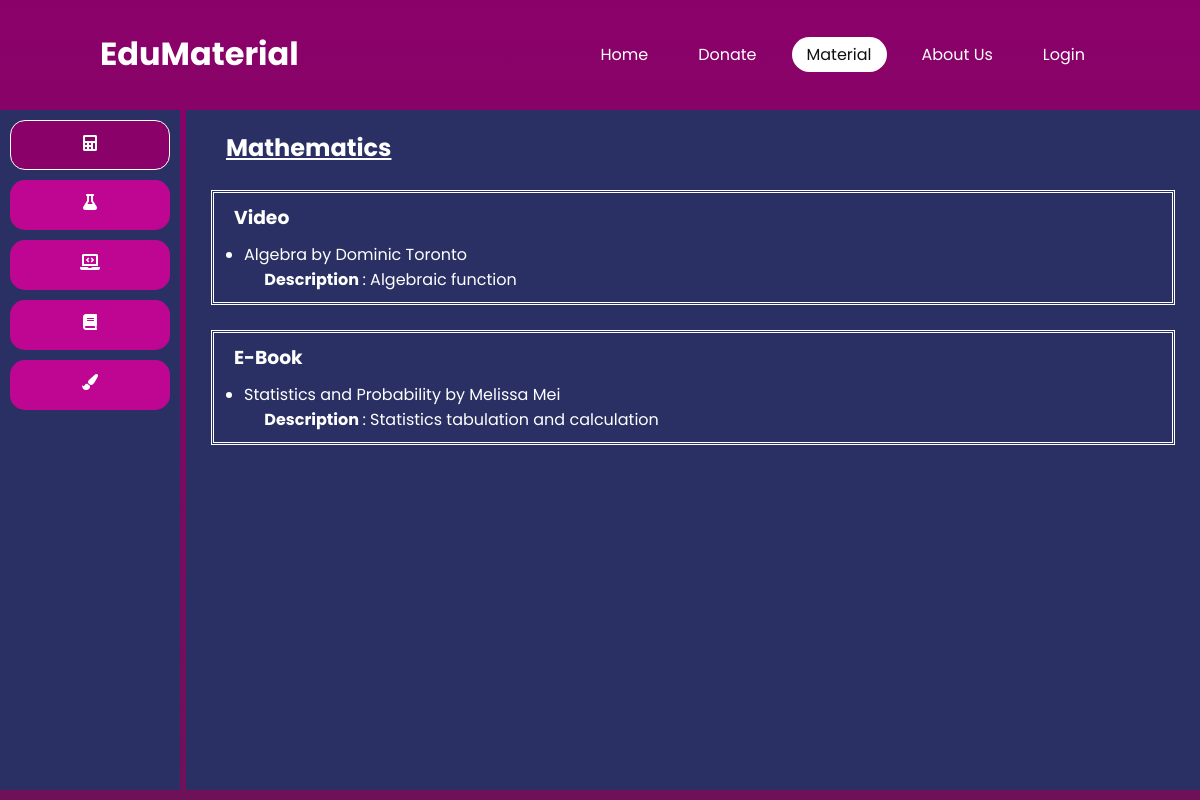
The page /page/material/math.php on the database its author committed.
### tables this page shows
CREATE TABLE `material` (
  `material_id` int(11) NOT NULL,
  `material_name` varchar(70) NOT NULL,
  `material_description` varchar(500) NOT NULL,
  `material_type` varchar(50) NOT NULL,
  `material_file` varchar(100) NOT NULL,
  `category_id` int(11) NOT NULL,
  `user_id` int(11) NOT NULL
);

CREATE TABLE `user` (
  `user_id` int(11) NOT NULL,
  `user_email` varchar(90) NOT NULL,
  `user_firstname` varchar(40) NOT NULL,
  `user_lastname` varchar(40) NOT NULL,
  `user_password` varchar(70) NOT NULL,
  `user_role` tinyint(1) NOT NULL
);

### page/material/math.php (the view, shortened to what this page needs)
<?php
    include('h.php');
?>
<body>
    <div class="sidebar">
        <ul id="subject-list">
            <li class="active">
                <a href="#">
                    <i class="fas fa-calculator"></i>
                </a>
            </li>
            <li>
                <a href="sci.php">
                    <i class="fas fa-flask"></i>
                </a>
            <li>
                <a href="cs.php">
                    <i class="fas fa-laptop-code"></i>
                </a>
            </li>
            <li>
                <a href="phi.php">
                    <i class="fas fa-book"></i>
                </a>
            </li>
            <li>
                <a href="art.php">
                    <i class="fas fa-paint-brush"></i>
                </a>
            </li>
        </ul>
    </div>
    <div class="main">
        <h2>Mathematics</h2>
        <div class=topic-list>
            <div id="video">
                <ul>
                <h3>Video</h3>
                <?php
                $conn = mysqli_connect("localhost", "root", "", "webapp");
                $sql = "SELECT * FROM material INNER JOIN user ON material.user_id = user.user_id";
                $result = $conn->query($sql);
                if ($result->num_rows > 0) {
                    while ($row = mysqli_fetch_array($result)) {
                        $link = $row["material_file"];
                        $type = $row["material_type"];
                        $title = $row["material_name"];
                        $category = $row["category_id"];
                        $donator = ucfirst($row["user_firstname"]) . " " . ucfirst($row["user_lastname"]);
                        if ($type == "video" and $category == 1) {
                        echo "<li>
                                <a target=_blank href=" . $link. ">$title</a>" . " by ". $donator ." <br> &emsp; <strong> Description </strong> : " . $row["material_description"] .
                            "</li>";
                        }
                    }
                } else { echo "0 results"; }
                ?>
                </ul>
            </div>
            <div id="book">
                <ul>
                <h3>E-Book</h3>
                <?php
                $conn = mysqli_connect("localhost", "root", "", "webapp");
                $result = $conn->query($sql);
                if ($result->num_rows > 0) {
                    while ($row = mysqli_fetch_array($result)) {
                        $link = $row["material_file"];
                        $type = $row["material_type"];
                        $title = $row["material_name"];
                        $category = $row["category_id"];
                        $donator = ucfirst($row["user_firstname"]) . " " . ucfirst($row["user_lastname"]);
                        if ($type == "ebook" and $category == 1) {
                        echo "<li>
                                <a target=_blank href=" . $link. ">$title</a>" . " by ". $donator ." <br> &emsp; <strong> Description </strong> : " . $row["material_description"] .
                            "</li>";
                        }
                    }
                } else { echo "0 results"; }
                ?>
                </ul>
            </div>
        </div>
    </div>
</body>
</html>

### src/css/header.css (style rules this page uses)
:root { --bg-primary: #8b016a; --bg-secondary: #2a3064; }
* { margin: 0; padding: 0; box-sizing: border-box; font-family: 'Poppins', sans-serif; scrollbar-width: thin; }
body { background: linear-gradient(#8b016a, #6f1159); min-height: 100vh; overflow-x: hidden; }

### src/css/material.css (style rules this page uses)
.sidebar { position: absolute; top: 110px; width: 15%; height: 85%; background: #2a3064; text-align: center; }
.sidebar #subject-list { display: list-item; position: relative; }
.sidebar #subject-list li { background-color: #bf0693; list-style: none; margin: 10px 10px; height: 50px; text-decoration: none; }
.sidebar #subject-list li i { width: 25px; }
.sidebar #subject-list li a { position: relative; color: white; bottom: 10px; top: 10px; text-decoration: none; }
.sidebar #subject-list li.active { font-weight: bolder; background-color: #8b016a; color: #111; border: 1px solid #fff; }
@media (max-width: 1320px) { .sidebar #subject-list li { height: 50px; border-radius: 15px; } }
@media (max-width: 1320px) { .sidebar #subject-list li i { border-radius: 15px; } }
.main { position: absolute; top: 110px; right: 0; width: 84.5%; height: 85%; background: #2a3064; text-align: center; text-align: left; }
.main h2 { margin-top: 20px; margin-left: 40px; color: #fff; text-decoration: underline; }
#video { margin: 25px; border: 3px double #fff; }
#book { margin: 25px; border: 3px double #fff; }
.main h3 { color: #fff; }
.topic-list ul { margin: 10px; padding-left: 10px; }
.topic-list ul li { margin: 10px; color: #fff; }
.topic-list ul li a { text-decoration: none; color: #fff; }

### rows shown on the page
material: material_name "Algebra", user.user_lastname "Dominic Toronto", material_description "Algebraic function"
material: material_name "Statistics and Probability", user.user_lastname "Melissa Mei", material_description "Statistics tabulation and calculation"
